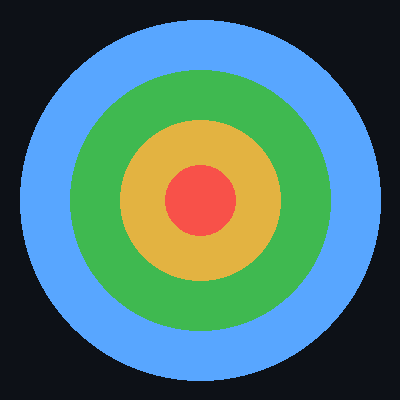
#> input picture examples/sample.png, 400 x 400 px
$ python image_to_ascii.py examples/sample.png
#> lines starting #> are read from the running program, lines starting #| are printed output that depends on the picture
#!/usr/bin/env python3
"""Image to ASCII — turn any image into ASCII art in your terminal, a .txt or a colored .html.

By Jesús Aragón · https://github.com/RobiiAragon
"""
from __future__ import annotations

import argparse
import html
import sys
from pathlib import Path

from PIL import Image, ImageOps

# Character ramps, from densest to emptiest.
RAMPS = {
    "classic": "@%#*+=-:. ",
    "detailed": "$@B%8&WM#*oahkbdpqwmZO0QLCJUYXzcvunxrjft/\\|()1{}[]?-_+~<>i!lI;:,\"^`'. ",
    "blocks": "█▓▒░ ",
}
CHAR_ASPECT = 0.5  # terminal characters are about twice as tall as they are wide


def load(path: Path, width: int, background: tuple[int, int, int] = (0, 0, 0)) -> Image.Image:
#> called with width = 100, background = (0, 0, 0)
    img = ImageOps.exif_transpose(Image.open(path))
#> img is the input picture: PIL image 400x400 RGB; mean R, G, B 73.9, 115.4, 111.2
    # 16/32-bit grayscale (e.g. 16-bit PNGs) would clip to white when converted
    # straight to RGB, so scale it down to 8 bits first.
    if img.mode in ("I", "I;16", "I;16B", "I;16L", "F"):
        lo, hi = img.getextrema()
        scale = 255 / (hi - lo) if hi > lo else 0
        img = img.point(lambda v: (v - lo) * scale).convert("L")
    # Flatten transparency onto the background, otherwise the hidden RGB values
    # under transparent pixels (often white) show up as solid characters.
    if img.mode in ("RGBA", "LA", "PA") or "transparency" in img.info:
        img = img.convert("RGBA")
        img = Image.alpha_composite(Image.new("RGBA", img.size, (*background, 255)), img)
    img = img.convert("RGB")
    height = max(1, round(img.height / img.width * width * CHAR_ASPECT))
#> height = 50
    return img.resize((width, height), Image.Resampling.LANCZOS)
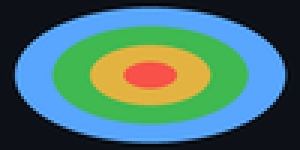
#> returned value: PIL image 100x50 RGB (shown 3 times larger); mean R, G, B 74, 115.5, 110.4


def to_ascii(img: Image.Image, ramp: str, invert: bool = False) -> list[list[str]]:
    # Dark terminals: dark pixels become empty space. --invert flips it for light backgrounds.
#> called with ramp = '@%#*+=-:. ', invert = False
    if not invert:
        ramp = ramp[::-1]
    gray = img.convert("L")
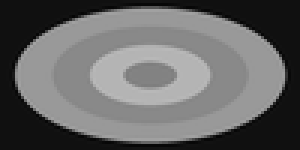
#> gray: PIL image 100x50 L (shown 3 times larger); min 6, max 185, mean 102.4
    last = len(ramp) - 1
    px = gray.load()
    return [[ramp[px[x, y] * last // 255] for x in range(gray.width)] for y in range(gray.height)]


def _runs(row: list[str], colors: list[tuple[int, int, int]]):
    """Group consecutive characters that share a color, so we emit one tag per run."""
    start = 0
    for x in range(1, len(row) + 1):
        if x == len(row) or colors[x] != colors[start]:
            yield "".join(row[start:x]), colors[start]
            start = x


def _row_colors(img: Image.Image, y: int) -> list[tuple[int, int, int]]:
    rgb = img.load()
    return [rgb[x, y] for x in range(img.width)]


def to_html(chars: list[list[str]], img: Image.Image, light: bool = False) -> str:
    rows = []
    for y, row in enumerate(chars):
        rows.append("".join(
            f'<span style="color:#{r:02x}{g:02x}{b:02x}">{html.escape(text)}</span>'
            for text, (r, g, b) in _runs(row, _row_colors(img, y))))
    body = "\n".join(rows)
    bg = "#ffffff" if light else "#0d1117"
    return ("<!doctype html>\n<html lang=\"en\"><head><meta charset=\"utf-8\">"
            "<meta name=\"viewport\" content=\"width=device-width, initial-scale=1\">"
            "<title>ASCII art</title></head>\n"
            f"<body style=\"background:{bg};margin:0;padding:16px\">"
            f"<pre style=\"font:8px/8px ui-monospace,Menlo,Consolas,monospace\">{body}</pre>"
            "</body></html>\n")


def to_ansi(chars: list[list[str]], img: Image.Image) -> str:
    """24-bit color escape codes for terminals that support truecolor."""
    lines = []
    for y, row in enumerate(chars):
        lines.append("".join(f"\x1b[38;2;{r};{g};{b}m{text}"
                             for text, (r, g, b) in _runs(row, _row_colors(img, y))) + "\x1b[0m")
    return "\n".join(lines)


def main(argv: list[str] | None = None) -> int:
    p = argparse.ArgumentParser(description="Convert an image to ASCII art.")
    p.add_argument("image", nargs="?", type=Path, help="path to the image (asks if omitted)")
    p.add_argument("-w", "--width", type=int, default=100, help="output width in characters (default: 100)")
    p.add_argument("-r", "--ramp", choices=RAMPS, default="classic", help="character set (default: classic)")
    p.add_argument("-i", "--invert", action="store_true", help="invert brightness (for white backgrounds / printing)")
    p.add_argument("-o", "--output", type=Path, help="save to a .txt or .html file (html keeps the colors)")
    p.add_argument("-c", "--color", action="store_true", help="print in 24-bit color (truecolor terminals)")
    p.add_argument("-q", "--quiet", action="store_true", help="don't print to the terminal")
    args = p.parse_args(argv)

    if args.image is None:
        try:
            args.image = Path(input("Image path: ").strip().strip('"\''))
        except (EOFError, KeyboardInterrupt):
            print(file=sys.stderr)
            return 1
    path = args.image
    try:
        img = load(path, max(10, args.width), (255, 255, 255) if args.invert else (0, 0, 0))
    except (OSError, ValueError, Image.DecompressionBombError) as e:
        print(f"error: can't open {path}: {e}", file=sys.stderr)
        return 1

    chars = to_ascii(img, RAMPS[args.ramp], args.invert)
#> chars = 50 items
    text = "\n".join("".join(r) for r in chars)

    if args.output:
        out = to_html(chars, img, args.invert) if args.output.suffix.lower() in {".html", ".htm"} else text + "\n"
        try:
            args.output.write_text(out, encoding="utf-8")
        except OSError as e:
            print(f"error: can't write {args.output}: {e}", file=sys.stderr)
            return 1
        print(f"saved -> {args.output}", file=sys.stderr)
    if not args.quiet:
        # Windows consoles may not be UTF-8; never crash on the block characters.
        if hasattr(sys.stdout, "reconfigure"):
            sys.stdout.reconfigure(errors="replace")
        print(to_ansi(chars, img) if args.color else text)
    return 0


if __name__ == "__main__":
    raise SystemExit(main())
#> (the program exits here)
